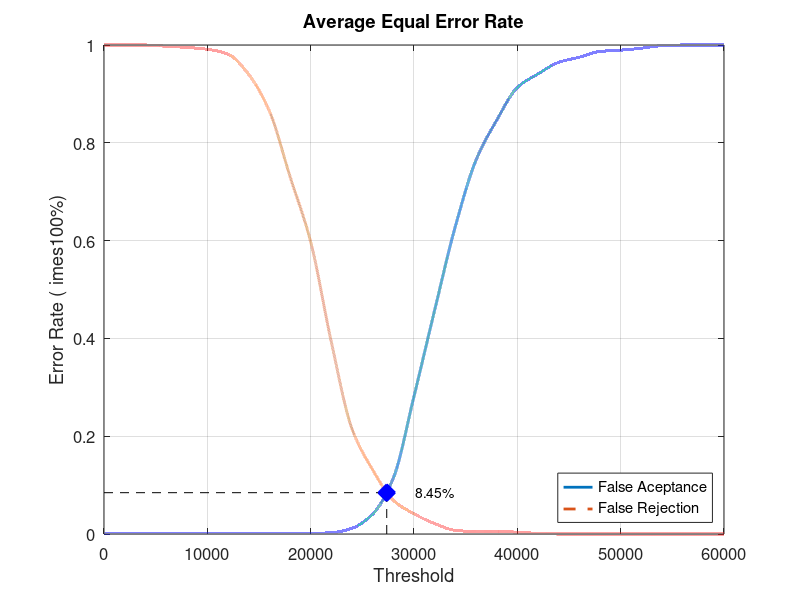
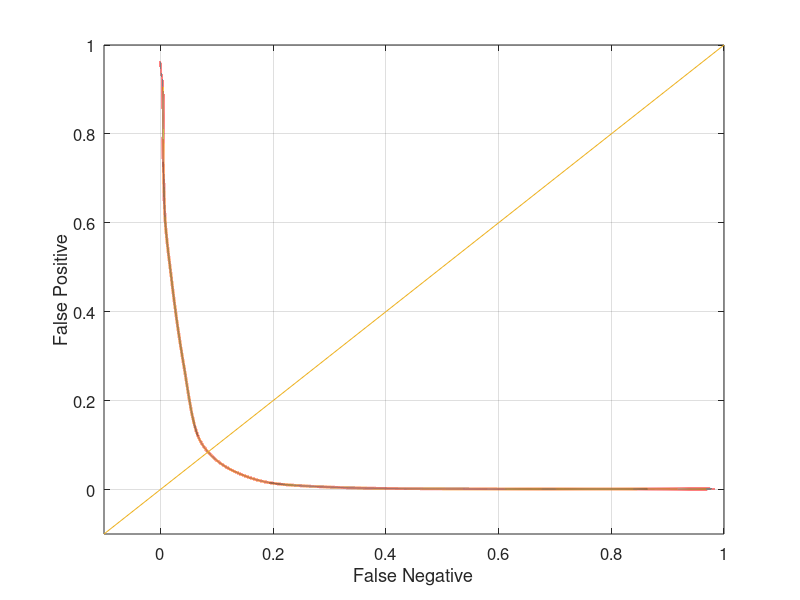

Reproduce these figures in MATLAB, in order.
close all;
clear;
clc;
x = 0:2000:60000;
xq = 0:0.5:60000;

y0 = [0 0.00131579 0.00131579 0.00131579 0.00131579 0.00131579 0.00131579 0.00131579 0.00131579 0.00131579 0.00131579 0.00263158 0.0118421 0.0407895 0.114474 0.281579 0.457895 0.628947 0.764474 0.846053 0.913158 0.94079 0.964474 0.975 0.986842 0.989474 0.993421 0.998684 1 1 1]
yy0 = interp1(x, y0, xq, 'pchip');
y1 = [1 1 1 0.9975 0.995 0.99125 0.98125 0.94 0.865 0.73125 0.5975 0.3925 0.215 0.13125 0.06875 0.04125 0.02125 0.0075 0.005 0.005 0.00375 0.00125 0 0 0 0 0 0 0 0 0]
yy1 = interp1(x, y1, xq, 'pchip');

% Calculating EER: 
y2 = abs(y0 - y1);
find(y2 == min(y2))
yy2 = abs(yy0 - yy1);
xEER = find(yy2 == min(yy2));
xEERIndex = xq(xEER) % X-axis EER
yEER = yy0(xEER) % Y-axis EER

main = figure
plot(xq, yy0,'-','LineWidth', 2);	hold on
plot(xq, yy1,'--','LineWidth', 2);	hold on
plot([xEERIndex xEERIndex], [0 yEER], 'k--');	hold on
plot([0 xEERIndex], [yEER yEER], 'k--');	hold on
plot(xEERIndex, yEER, 'bx', 'LineWidth', 10);	hold on
text(xEERIndex + 10 * xEERIndex / 100, yEER, [num2str(round((10000 * yEER)) / 100) '%'])
legend('False Aceptance', 'False Rejection', 'Location', 'SouthEast')
xlabel('Threshold')
ylabel('Error Rate (	imes100%)')
title('Average Equal Error Rate')
set(gca, 'FontSize', 12)
axis([0 60000 0 1])
grid on

print(main, 'Experiment3AverageMain', '-dpng');
FNRxFPR = figure('Color', [1 1 1]);
plot(yy1, yy0, '-', yy1, yy0, 'LineWidth', 2);
hold on
y = -0.1:0.1:1
plot(y, y); 
set(gca, 'FontSize', 12)
xlabel('False Negative')
ylabel('False Positive')
axis([-0.1 1 -0.1 1])
set(gca, 'FontSize', 12)
grid on

print(FNRxFPR, 'Experiment3AverageFNRxFPR','-dpng');
